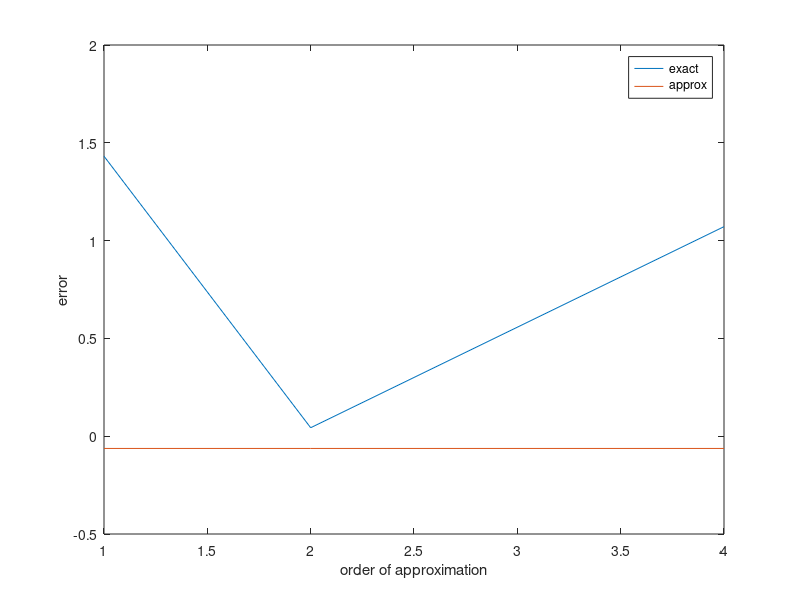

Here is the MATLAB script that generated this plot:
clear all
clc
close all
x=pi/3;
dx=pi/30;
analytical_solution=(x^3*cos(x)-sin(x)*x^2)/6;
a=sin(x)/x^3;
b=sin(x+dx)/(x+dx)^3;
c=sin(x-dx)/(x-dx)^3;
first_order=(b-a)/dx
firstorder_error=abs(first_order-analytical_solution)
second_order=(b-c)/2*dx
second_ordererror=abs(second_order-analytical_solution)
fourth_order=sin(x-2*dx)/(x-2*dx)^2-8*c+8*b+sin(x+2*dx)/(x+2*dx)
fourtherror=abs(fourth_order-analytical_solution)
p=[1 2 4];
q=[firstorder_error second_ordererror fourtherror];
figure(1)
plot(p,q)
xlabel('order of approximation')
ylabel('error')
hold on
r=[analytical_solution analytical_solution analytical_solution]
plot(p,r)
legend('exact','approx')